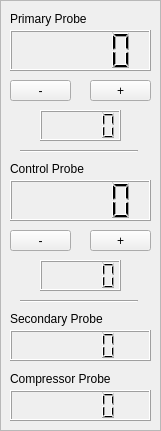
       <widget class="QFrame" name="frame">
        <property name="geometry">
         <rect>
          <x>20</x>
          <y>120</y>
          <width>161</width>
          <height>431</height>
         </rect>
        </property>
        <property name="frameShape">
         <enum>QFrame::StyledPanel</enum>
        </property>
        <property name="frameShadow">
         <enum>QFrame::Raised</enum>
        </property>
        <widget class="QLabel" name="label_11">
         <property name="geometry">
          <rect>
           <x>10</x>
           <y>10</y>
           <width>141</width>
           <height>17</height>
          </rect>
         </property>
         <property name="text">
          <string>Primary Probe</string>
         </property>
        </widget>
        <widget class="QLabel" name="label_16">
         <property name="geometry">
          <rect>
           <x>10</x>
           <y>160</y>
           <width>141</width>
           <height>17</height>
          </rect>
         </property>
         <property name="text">
          <string>Control Probe</string>
         </property>
        </widget>
        <widget class="QLCDNumber" name="lcd_control">
         <property name="geometry">
          <rect>
           <x>10</x>
           <y>180</y>
           <width>141</width>
           <height>41</height>
          </rect>
         </property>
        </widget>
        <widget class="QLCDNumber" name="lcd_primary">
         <property name="geometry">
          <rect>
           <x>10</x>
           <y>30</y>
           <width>141</width>
           <height>41</height>
          </rect>
         </property>
        </widget>
        <widget class="QLabel" name="label_17">
         <property name="geometry">
          <rect>
           <x>10</x>
           <y>370</y>
           <width>141</width>
           <height>17</height>
          </rect>
         </property>
         <property name="text">
          <string>Compressor Probe</string>
         </property>
        </widget>
        <widget class="QLCDNumber" name="lcd_compressor">
         <property name="geometry">
          <rect>
           <x>10</x>
           <y>390</y>
           <width>141</width>
           <height>31</height>
          </rect>
         </property>
        </widget>
        <widget class="QLCDNumber" name="lcd_secondary">
         <property name="geometry">
          <rect>
           <x>10</x>
           <y>330</y>
           <width>141</width>
           <height>31</height>
          </rect>
         </property>
        </widget>
        <widget class="QLabel" name="label_18">
         <property name="geometry">
          <rect>
           <x>10</x>
           <y>310</y>
           <width>141</width>
           <height>17</height>
          </rect>
         </property>
         <property name="text">
          <string>Secondary Probe</string>
         </property>
        </widget>
        <widget class="QPushButton" name="button_control_up">
         <property name="geometry">
          <rect>
           <x>90</x>
           <y>230</y>
           <width>61</width>
           <height>21</height>
          </rect>
         </property>
         <property name="text">
          <string>+</string>
         </property>
        </widget>
        <widget class="QPushButton" name="button_control_down">
         <property name="geometry">
          <rect>
           <x>10</x>
           <y>230</y>
           <width>61</width>
           <height>21</height>
          </rect>
         </property>
         <property name="text">
          <string>-</string>
         </property>
        </widget>
        <widget class="QPushButton" name="button_primary_up">
         <property name="geometry">
          <rect>
           <x>90</x>
           <y>80</y>
           <width>61</width>
           <height>21</height>
          </rect>
         </property>
         <property name="text">
          <string>+</string>
         </property>
        </widget>
        <widget class="QPushButton" name="button_primary_down">
         <property name="geometry">
          <rect>
           <x>10</x>
           <y>80</y>
           <width>61</width>
           <height>21</height>
          </rect>
         </property>
         <property name="text">
          <string>-</string>
         </property>
        </widget>
        <widget class="Line" name="line_6">
         <property name="geometry">
          <rect>
           <x>20</x>
           <y>300</y>
           <width>118</width>
           <height>3</height>
          </rect>
         </property>
         <property name="orientation">
          <enum>Qt::Horizontal</enum>
         </property>
        </widget>
        <widget class="QLCDNumber" name="lcd_control_offset">
         <property name="geometry">
          <rect>
           <x>40</x>
           <y>260</y>
           <width>81</width>
           <height>31</height>
          </rect>
         </property>
        </widget>
        <widget class="QLCDNumber" name="lcd_primary_offset">
         <property name="geometry">
          <rect>
           <x>40</x>
           <y>110</y>
           <width>81</width>
           <height>31</height>
          </rect>
         </property>
        </widget>
        <widget class="Line" name="line_5">
         <property name="geometry">
          <rect>
           <x>20</x>
           <y>150</y>
           <width>118</width>
           <height>3</height>
          </rect>
         </property>
         <property name="orientation">
          <enum>Qt::Horizontal</enum>
         </property>
        </widget>
       </widget>
